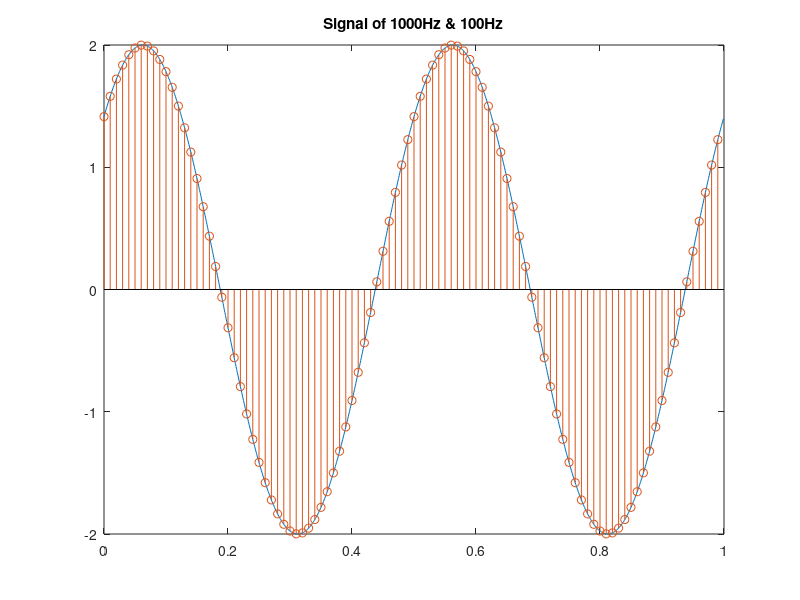
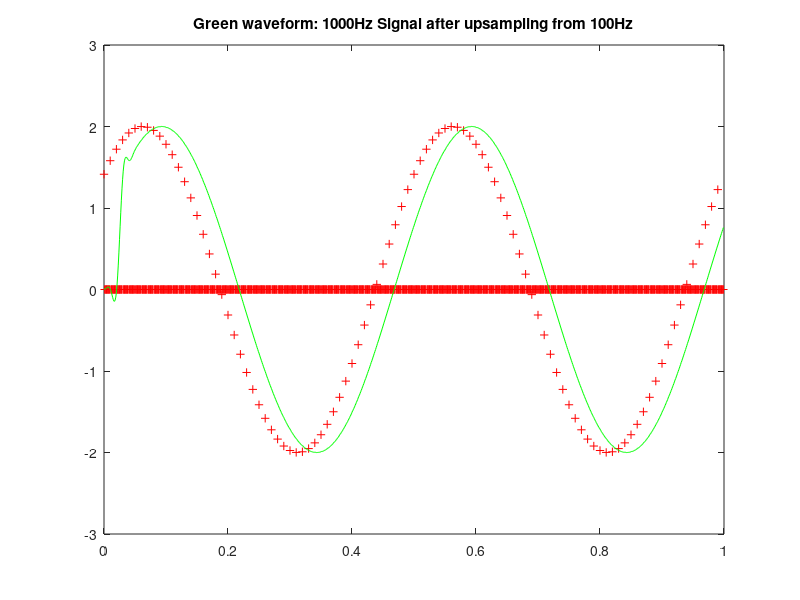

MATLAB code to generate these figures, in order:
% Lab 4:
% generate a signal with sampling rate of 1KHz and also 100Hz.
% we then wish to reconstruct the signal sampled at 1KHz from 100Hz.
% signal reconstruction, upsampling
% The idea is to send a interpolated signal through a low pass filter!
% answer the following questions

close all; clear all;

Duration = 1;
%Wo = omg/Fs= 2 pi fo = 2 pi 2
F1000 = 1000;%Fs
T1000 = 1/F1000;%T
n=1:F1000*Duration;

for n=1:F1000*Duration
  y1000(n) = 2*sin(2*pi*2*(n-1)*T1000+(pi/4));  %Wo= 2 pi 2 /Fs, y(t) values at f=1000hz
  t1000(n) = (n-1)*T1000;
end
%  the signal frequency for y(t) is 2Hz evident in the equation

F100 = 100; T100 = 1/F100;
for (n=1:F100*Duration)
  y100(n) = 2*sin(2*pi*2*(n-1)*T100+(pi/4));  
  t100(n) = (n-1)*T100;
end
%=======================

figure(1);
plot(t1000, y1000); title('Signal of 1000Hz'); hold on;

fprintf('Press any key to continue ...'); pause;

stem(t100,y100);
title('Signal of 1000Hz & 100Hz');

fprintf('Press any key to continue ...'); pause;

figure(2)
rsig = upsample(y100,10); %upscale by 10
plot(t1000(1:length(rsig)), rsig,'r+'); title('Upsampling of 100Hz Signal');hold;

pause;
%red colour is the output

% Upsample, apply a lowpass FIR filter to rsig.

%Wn = 0.1;   % what is the correct value of Wn? (choose between 0..1)
%EXPLANATION:  L = upscale value
% Cutoff = Pi/L = Pi/10 = 0.1Pi
%               Frequency after upsampling = 1000Hz
%               2Pi => 1000Hz
%               0.1Pi => 50Hz; thus cut-off Frequency is 50Hz
%               Wn is in unit of Pi, thus Wn = 0.1

% This is the cutoff frequency of the interpolation filter                    
Freq_Signal = 2; %Hz  
Freq_Fn = 50;
Wn = Freq_Fn/F1000*2; % choose 50Hz as the cutoff (as the origianl signal is 2Hz only
                 % Wn = 0-1. where 1 corresponding to PI
%=======================
%This part will be taught in the coming weeks
%=======================
N=61; %choose N arbitrarily, which should be determined by Kaiser estimation                       
h = fir1(N,Wn);    % how does filter length affect the output?
%longer filter is more accurate (higher order), but also introduce
%significant phase shift (as it needs to wait for more non-zero points to
%convolve

h = F1000/F100*h;           %%% Question: why do we multiply with this constant?
%EXPLANATION:   When low-pass filter is performed, the nett power of the frequency spectrum is
%               reduced by h-fold. To make up for this loss of power, we introduce a gain of h
%               to the remaining signal, so that the effective power is the same as the signal
%               prior to upsampling. 
%=======================

rsig2 = filter(h,1,rsig);  % what am I doing to get rsig2?
%EXPLANATION:   Passing rsig through the low-pass filter with a gain of h
plot(t1000,rsig2,'g');         % rsig2 is plotted in green color
title('Green waveform: 1000Hz Signal after upsampling from 100Hz')